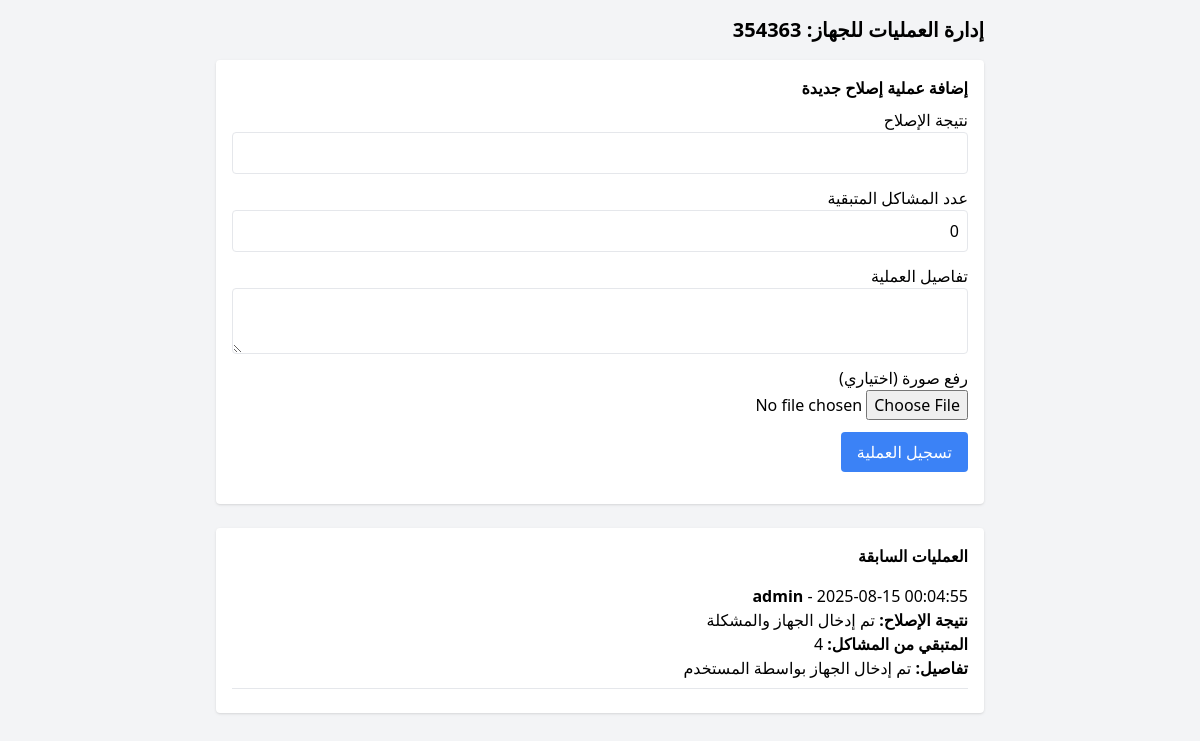
/operations.php?laptop_id=4 (signed in), run on the app's committed database.
### tables this page shows
CREATE TABLE `broken_laptops` (
  `laptop_id` int(11) NOT NULL,
  `category_id` int(11) NOT NULL,
  `device_category_number` varchar(100) DEFAULT NULL,
  `serial_number` varchar(100) NOT NULL,
  `specs` text DEFAULT NULL,
  `with_charger` tinyint(1) DEFAULT 0,
  `problems_count` int(11) DEFAULT 0,
  `branch_name` varchar(100) DEFAULT NULL,
  `problem_details` text DEFAULT NULL,
  `entered_by_user_id` int(11) DEFAULT NULL,
  `assigned_user_id` int(11) DEFAULT NULL,
  `problem_type` varchar(100) DEFAULT NULL,
  `transfer_ref` varchar(100) DEFAULT NULL,
  `status` varchar(50) DEFAULT NULL,
  `repeat_problem_count` int(11) DEFAULT 0
);

CREATE TABLE `operations` (
  `operation_id` int(11) NOT NULL,
  `laptop_id` int(11) NOT NULL,
  `operation_date` timestamp NOT NULL DEFAULT current_timestamp(),
  `user_id` int(11) NOT NULL,
  `repair_result` varchar(255) DEFAULT NULL,
  `remaining_problems_count` int(11) DEFAULT 0,
  `details` text DEFAULT NULL,
  `image_path` varchar(255) DEFAULT NULL
);

CREATE TABLE `users` (
  `user_id` int(11) NOT NULL,
  `username` varchar(100) NOT NULL,
  `password` varchar(100) NOT NULL,
  `permissions` varchar(100) NOT NULL
);

### operations.php (the view, shortened to what this page needs)
<?php
require 'db.php';
$laptop_id = $_GET['laptop_id'];
$stmt = $pdo->prepare("SELECT * FROM broken_laptops WHERE laptop_id=?");
$stmt->execute([$laptop_id]);
$laptop = $stmt->fetch();
$stmt = $pdo->prepare("SELECT o.*, u.username FROM operations o LEFT JOIN users u ON o.user_id=u.user_id WHERE o.laptop_id=? ORDER BY o.operation_date DESC");
$stmt->execute([$laptop_id]);
$operations = $stmt->fetchAll();
?>
<!DOCTYPE html>
<html lang="ar">
<head>
<script src="https://cdn.tailwindcss.com"></script>
</head>
<body class="bg-gray-100 min-h-screen p-4">
<div class="max-w-3xl mx-auto">
    <h1 class="text-xl font-bold mb-4">إدارة العمليات للجهاز: <?= htmlspecialchars($laptop['serial_number']) ?></h1>
    <div class="bg-white p-4 rounded shadow mb-6">
        <h2 class="font-bold mb-2">إضافة عملية إصلاح جديدة</h2>
        <form method="POST" enctype="multipart/form-data">
            <label>نتيجة الإصلاح</label>
            <input type="text" name="repair_result" class="w-full p-2 border rounded mb-3" required>
            <label>عدد المشاكل المتبقية</label>
            <input type="number" name="remaining_problems_count" class="w-full p-2 border rounded mb-3" value="0" required>
            <label>تفاصيل العملية</label>
            <textarea name="details" class="w-full p-2 border rounded mb-3" required></textarea>
            <label>رفع صورة (اختياري)</label>
            <input type="file" name="image" class="w-full mb-3">
            <button type="submit" class="bg-blue-500 text-white px-4 py-2 rounded">تسجيل العملية</button>
        </form>
    </div>
    <div class="bg-white p-4 rounded shadow">
        <h2 class="font-bold mb-2">العمليات السابقة</h2>
        <?php if(count($operations) === 0): ?>
            <p>لا توجد عمليات بعد.</p>
        <?php else: ?>
            <?php foreach($operations as $op): ?>
                <div class="border-b py-2 mb-2">
                    <p><strong><?= htmlspecialchars($op['username']) ?></strong> - <?= $op['operation_date'] ?></p>
                    <p><strong>نتيجة الإصلاح:</strong> <?= htmlspecialchars($op['repair_result']) ?></p>
                    <p><strong>المتبقي من المشاكل:</strong> <?= $op['remaining_problems_count'] ?></p>
                    <p><strong>تفاصيل:</strong> <?= nl2br(htmlspecialchars($op['details'])) ?></p>
                </div>
            <?php endforeach; ?>
        <?php endif; ?>
    </div>
</div>
</body>
</html>

### data on the page
broken_laptops: serial_number "354363"
operations: user.username "admin", operation_date "2025-08-15 00:04:55", repair_result "تم إدخال الجهاز والمشكلة", remaining_problems_count "4", details "تم إدخال الجهاز بواسطة المستخدم"
